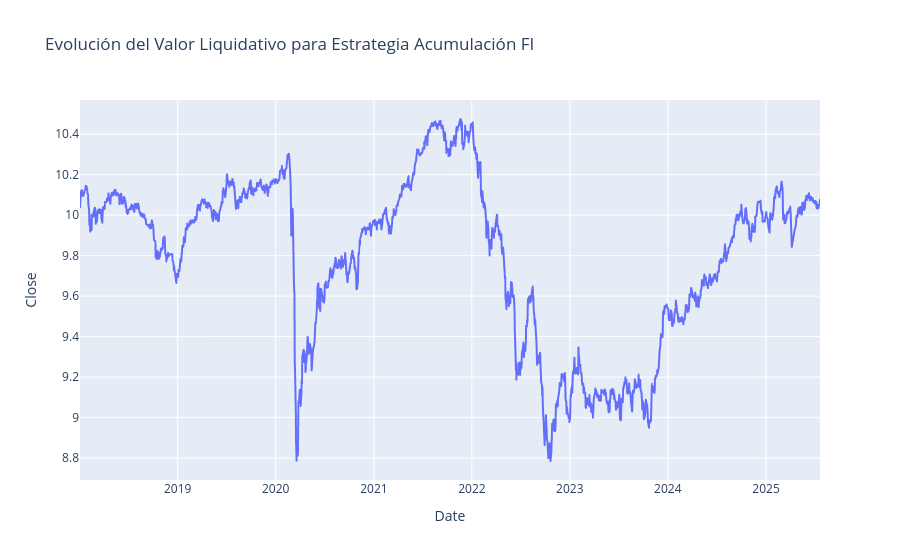

Notebook source saved alongside this figure:
### Markdown cell above
## 3. Visualizar datos históricos

La columna `historical_data` contiene la serie temporal del valor liquidativo del fondo.

### Code cell
hist_df = datos_fondo_df['historical_data'].iloc[0]

fig = px.line(hist_df, x=hist_df.index, y='Close', title=f'Evolución del Valor Liquidativo para {datos_fondo_df["nombre"].iloc[0]}')
fig.show()

### Figure 1 — Plotly figure (JSON) as saved in the notebook; plotly's stock layout.template omitted (floating-point values rounded to 4 significant figures; data arrays with more than 128 entries replaced by an {"elided": "..."} marker saying what was removed)
{"data": [{"hovertemplate": "Date=%{x}<br>Close=%{y}<extra></extra>", "legendgroup": "", "line": {"color": "#636efa", "dash": "solid"}, "marker": {"symbol": "circle"}, "mode": "lines", "name": "", "showlegend": false, "type": "scattergl", "x": {"elided": "1891 str values"}, "xaxis": "x", "y": {"elided": "1891 float values"}, "yaxis": "y"}], "layout": {"legend": {"tracegroupgap": 0}, "title": {"text": "Evolución del Valor Liquidativo para Estrategia Acumulación FI"}, "xaxis": {"anchor": "y", "domain": [0, 1], "title": {"text": "Date"}}, "yaxis": {"anchor": "x", "domain": [0, 1], "title": {"text": "Close"}}}}
